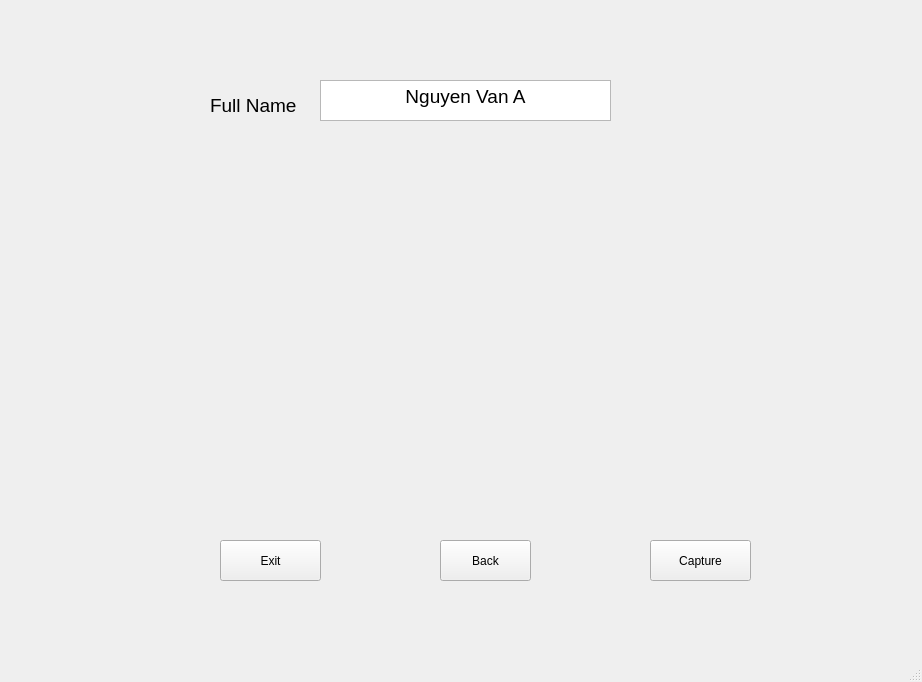
<?xml version="1.0" encoding="UTF-8"?>
<ui version="4.0">
 <class>MainWindow</class>
 <widget class="QMainWindow" name="MainWindow">
  <property name="geometry">
   <rect>
    <x>0</x>
    <y>0</y>
    <width>922</width>
    <height>682</height>
   </rect>
  </property>
  <property name="windowTitle">
   <string>MainWindow</string>
  </property>
  <widget class="QWidget" name="centralwidget">
   <widget class="QStackedWidget" name="stackedWidget">
    <property name="geometry">
     <rect>
      <x>110</x>
      <y>40</y>
      <width>711</width>
      <height>551</height>
     </rect>
    </property>
    <property name="currentIndex">
     <number>0</number>
    </property>
    <widget class="QWidget" name="page">
     <widget class="QPushButton" name="Capture">
      <property name="geometry">
       <rect>
        <x>540</x>
        <y>500</y>
        <width>101</width>
        <height>41</height>
       </rect>
      </property>
      <property name="text">
       <string>Capture</string>
      </property>
     </widget>
     <widget class="QPushButton" name="Exit">
      <property name="geometry">
       <rect>
        <x>110</x>
        <y>500</y>
        <width>101</width>
        <height>41</height>
       </rect>
      </property>
      <property name="text">
       <string>Exit</string>
      </property>
     </widget>
     <widget class="QTextEdit" name="FullName">
      <property name="geometry">
       <rect>
        <x>210</x>
        <y>40</y>
        <width>291</width>
        <height>41</height>
       </rect>
      </property>
      <property name="html">
       <string>&lt;!DOCTYPE HTML PUBLIC &quot;-//W3C//DTD HTML 4.0//EN&quot; &quot;http://www.w3.org/TR/REC-html40/strict.dtd&quot;&gt;
&lt;html&gt;&lt;head&gt;&lt;meta name=&quot;qrichtext&quot; content=&quot;1&quot; /&gt;&lt;style type=&quot;text/css&quot;&gt;
p, li { white-space: pre-wrap; }
&lt;/style&gt;&lt;/head&gt;&lt;body style=&quot; font-family:'MS Shell Dlg 2'; font-size:8.25pt; font-weight:400; font-style:normal;&quot;&gt;
&lt;p align=&quot;center&quot; style=&quot; margin-top:0px; margin-bottom:0px; margin-left:0px; margin-right:0px; -qt-block-indent:0; text-indent:0px;&quot;&gt;&lt;span style=&quot; font-size:14pt;&quot;&gt;Nguyen Van A&lt;/span&gt;&lt;/p&gt;&lt;/body&gt;&lt;/html&gt;</string>
      </property>
     </widget>
     <widget class="QLabel" name="label_2">
      <property name="geometry">
       <rect>
        <x>100</x>
        <y>50</y>
        <width>91</width>
        <height>31</height>
       </rect>
      </property>
      <property name="font">
       <font>
        <pointsize>14</pointsize>
       </font>
      </property>
      <property name="text">
       <string>Full Name</string>
      </property>
     </widget>
     <widget class="QPushButton" name="Back">
      <property name="geometry">
       <rect>
        <x>330</x>
        <y>500</y>
        <width>91</width>
        <height>41</height>
       </rect>
      </property>
      <property name="text">
       <string>Back</string>
      </property>
     </widget>
     <widget class="QLabel" name="frame">
      <property name="geometry">
       <rect>
        <x>100</x>
        <y>90</y>
        <width>531</width>
        <height>381</height>
       </rect>
      </property>
      <property name="text">
       <string/>
      </property>
     </widget>
    </widget>
    <widget class="QWidget" name="page_2">
     <widget class="QLabel" name="label">
      <property name="geometry">
       <rect>
        <x>260</x>
        <y>210</y>
        <width>151</width>
        <height>41</height>
       </rect>
      </property>
      <property name="font">
       <font>
        <pointsize>16</pointsize>
       </font>
      </property>
      <property name="text">
       <string>Insert RTSP link</string>
      </property>
     </widget>
     <widget class="QLineEdit" name="RTSP">
      <property name="geometry">
       <rect>
        <x>220</x>
        <y>270</y>
        <width>241</width>
        <height>21</height>
       </rect>
      </property>
     </widget>
     <widget class="QLabel" name="label_3">
      <property name="geometry">
       <rect>
        <x>170</x>
        <y>50</y>
        <width>341</width>
        <height>111</height>
       </rect>
      </property>
      <property name="font">
       <font>
        <pointsize>18</pointsize>
        <weight>75</weight>
        <bold>true</bold>
       </font>
      </property>
      <property name="text">
       <string>Face Data analyst</string>
      </property>
      <property name="alignment">
       <set>Qt::AlignCenter</set>
      </property>
     </widget>
     <widget class="QPushButton" name="Next">
      <property name="geometry">
       <rect>
        <x>300</x>
        <y>420</y>
        <width>101</width>
        <height>51</height>
       </rect>
      </property>
      <property name="text">
       <string>Next</string>
      </property>
     </widget>
    </widget>
   </widget>
  </widget>
  <widget class="QMenuBar" name="menubar">
   <property name="geometry">
    <rect>
     <x>0</x>
     <y>0</y>
     <width>922</width>
     <height>21</height>
    </rect>
   </property>
  </widget>
  <widget class="QStatusBar" name="statusbar"/>
 </widget>
 <resources/>
 <connections/>
</ui>
